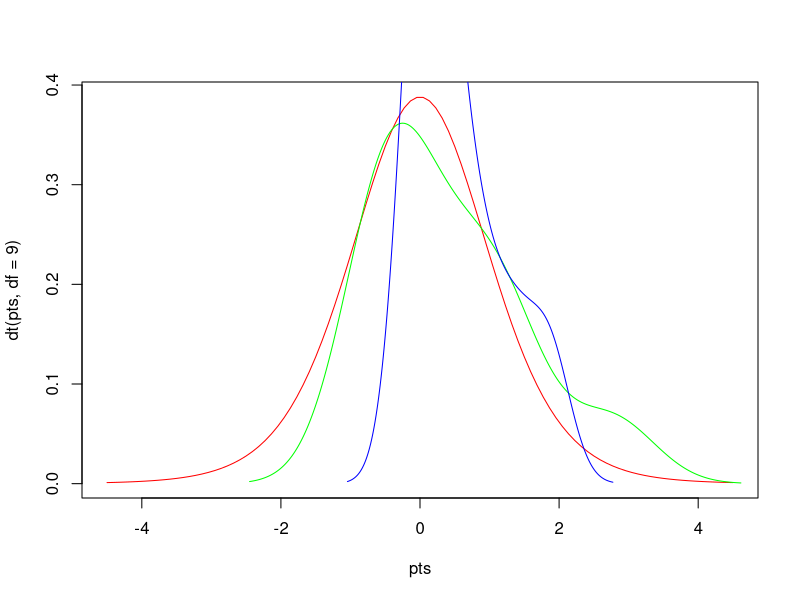

Write R code to recreate this figure.
# Author: Pawar, Date: 09/23/2022, Purpose: Calculate T test for sample data.

# Generates 2 varaibles/groups called x and y
x = rnorm(10)
y = rnorm(10)

# Generates data points in sequence from -4.5 to 4.5
pts = seq(-4.5,4.5,length=100)

# Plots x and y to visualize distribution curve
plot(pts,dt(pts,df=9),col='red',type='l')

# check the distribution of x and y variables
lines(density(x), col='green')
lines(density(y), col='blue')







